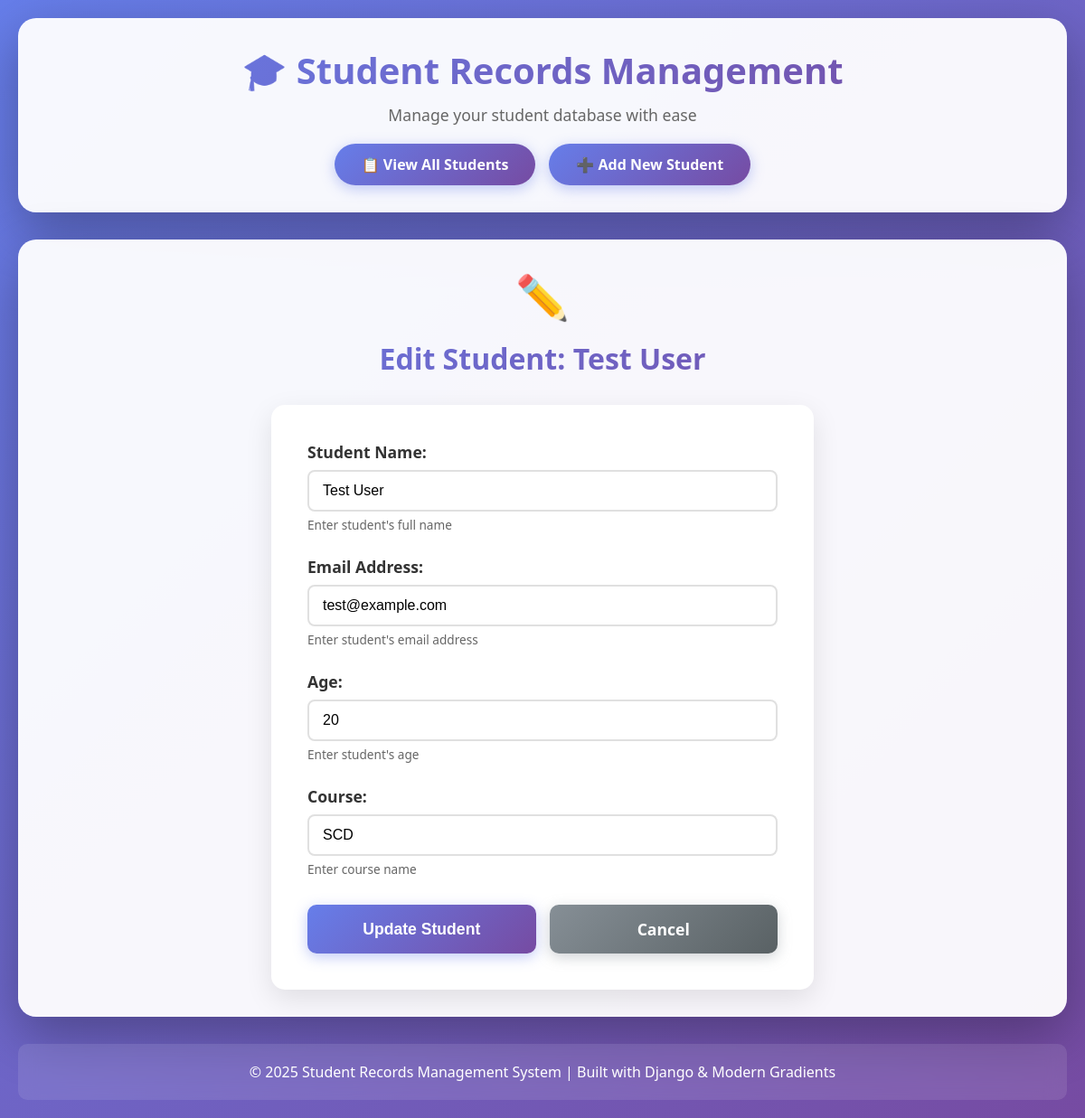
The app's page /students/2/edit/ with its own data.
### students/models.py (models this page shows, shortened)
class Student(models.Model):
    name = models.CharField(max_length=100, help_text="Enter student's full name")
    email = models.EmailField(unique=True, help_text="Enter student's email address")
    age = models.IntegerField(help_text="Enter student's age")
    course = models.CharField(max_length=50, help_text="Enter course name")
    created_at = models.DateTimeField(auto_now_add=True)
    updated_at = models.DateTimeField(auto_now=True)
    class Meta:
        ordering = ['name']
        verbose_name = 'Student'
        verbose_name_plural = 'Students'

### students/views.py (the view)
# urls.py: path('<int:pk>/edit/', views.student_update, name='student_update'),
def student_update(request, pk):
    student = get_object_or_404(Student, pk=pk)
    if request.method == 'POST':
        form = StudentForm(request.POST, instance=student)
        if form.is_valid():
            student = form.save()
            messages.success(request, f'Student "{student.name}" has been updated successfully!')
            return redirect('student_list')
        else:
            messages.error(request, 'Please correct the errors below.')
    else:
        form = StudentForm(instance=student)
    context = {
        'form': form,
        'title': f'Edit Student: {student.name}',
        'button_text': 'Update Student',
        'student': student
    }
    return render(request, 'students/student_form.html', context)

### students/forms.py
class StudentForm(forms.ModelForm):
    class Meta:
        model = Student
        fields = ['name', 'email', 'age', 'course']
        widgets = {
            'name': forms.TextInput(attrs={
                'class': 'form-control',
                'placeholder': 'Enter full name',
                'required': True
            }),
            'email': forms.EmailInput(attrs={
                'class': 'form-control',
                'placeholder': 'Enter email address',
                'required': True
            }),
            'age': forms.NumberInput(attrs={
                'class': 'form-control',
                'placeholder': 'Enter age',
                'min': '1',
                'max': '150',
                'required': True
            }),
            'course': forms.TextInput(attrs={
                'class': 'form-control',
                'placeholder': 'Enter course name',
                'required': True
            }),
        }
        labels = {
            'name': 'Student Name',
            'email': 'Email Address',
            'age': 'Age',
            'course': 'Course',
        }

### templates/students/student_form.html (shortened to what this page needs)
{% extends 'base.html' %}
{% block content %}
<div class="form-header">
    <div class="form-icon">
        {% if student %}
            ✏️
        {% else %}
            ➕
        {% endif %}
    </div>
    <h2>{{ title }}</h2>
</div>
<div class="form-container">
    <form method="post" novalidate>
        {% for field in form %}
        <div class="form-group">
            {{ field.label_tag }}
            {{ field }}
            {% if field.help_text %}
            <small class="help-text">{{ field.help_text }}</small>
            {% endif %}
        </div>
        {% endfor %}
        <div class="form-actions">
            <button type="submit" class="btn btn-primary">{{ button_text }}</button>
            <a href="{% url 'student_list' %}" class="btn btn-secondary">Cancel</a>
        </div>
    </form>
</div>
{% endblock %}

### templates/base.html (style rules this page uses)
* { margin: 0; padding: 0; box-sizing: border-box; }
body { font-family: 'Segoe UI', Tahoma, Geneva, Verdana, sans-serif; background: linear-gradient(135deg, #667eea 0%, #764ba2 100%); min-height: 100vh; padding: 20px; }

### templates/students/student_form.html (style rules this page uses)
.form-header { text-align: center; margin-bottom: 30px; }
.form-header h2 { background: linear-gradient(135deg, #667eea 0%, #764ba2 100%); -webkit-background-clip: text; -webkit-text-fill-color: transparent; background-clip: text; font-size: 2em; margin-bottom: 10px; }
.form-container { max-width: 600px; margin: 0 auto; background: white; padding: 40px; border-radius: 15px; box-shadow: 0 10px 30px rgba(0, 0, 0, 0.1); }
.form-group { margin-bottom: 25px; }
.form-group label { display: block; margin-bottom: 8px; font-weight: 600; color: #333; font-size: 1.1em; }
.form-control { width: 100%; padding: 12px 15px; border: 2px solid #e0e0e0; border-radius: 8px; font-size: 1em; transition: all 0.3s ease; background: white; }
.form-control::placeholder { color: #999; }
.form-actions { display: flex; gap: 15px; margin-top: 30px; }
.btn { flex: 1; padding: 15px 30px; border: none; border-radius: 10px; font-size: 1.1em; font-weight: 600; cursor: pointer; transition: all 0.3s ease; text-decoration: none; display: inline-block; text-align: center; }
.btn-primary { background: linear-gradient(135deg, #667eea 0%, #764ba2 100%); color: white; box-shadow: 0 4px 15px rgba(102, 126, 234, 0.4); }
.btn-secondary { background: linear-gradient(135deg, #868f96 0%, #596164 100%); color: white; box-shadow: 0 4px 15px rgba(134, 143, 150, 0.4); }
.help-text { display: block; margin-top: 5px; font-size: 0.85em; color: #666; }
.form-icon { font-size: 3em; margin-bottom: 15px; }

### records on screen
Student: form "Test User" "test@example.com" "20" "SCD"

### other values on screen
{{ title }} "Edit Student: Test User"
{{ field.label_tag }} "Student Name:" "Email Address:" "Age:" "Course:"
{{ field.help_text }} "Enter student's full name" "Enter student's email address" "Enter student's age" "Enter course name"
{{ button_text }} "Update Student"
